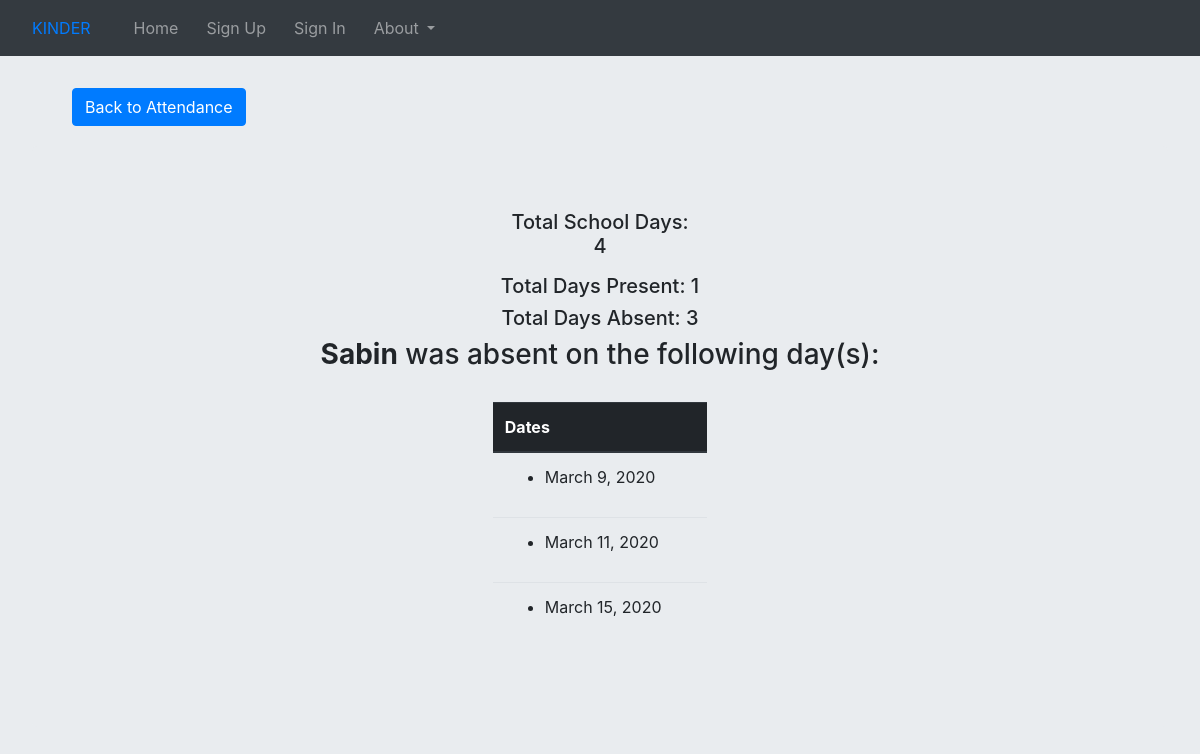
The page /home/attendance/1 on the database its author committed.
### second/models.py (models this page shows, shortened)
class Attend(models.Model):
    student = models.ForeignKey(SID, on_delete=models.CASCADE)
    @property
    def absentdayss(self):
        return self.absentday_set.count()
    @property
    def presentdayss(self):
        return self.presentday_set.count()
    @property
    def days(self):
        return self.absentday_set.all()

class SID(models.Model):
    full_name = models.CharField(max_length=30)
    roll = models.IntegerField()
    childid = models.IntegerField()
    teacher = models.ForeignKey(User, on_delete=models.CASCADE)

class Absentday(models.Model):
    name = models.ForeignKey(Attend, on_delete=models.CASCADE)
    date = models.DateField(default=timezone.now)

### second/views.py (the view)
# urls.py: path('attendance/<int:pk>', AttendanceDetailView.as_view(),
class AttendanceDetailView(DetailView):
    model = Attend
    template_name = 'attendance_detail.html'

### second/templates/attendance_detail.html (shortened to what this page needs)
{% extends "base1.html" %}
{% block base2 %}
<!DOCTYPE html>
<html lang="en">
<head>
</head>
<body style="padding-top: 58px;" class="jumbotron">
    <a class="btn btn-primary" href="{% url 'attendance' %}" style="margin-left: 40px; margin-top: 30px; margin-bottom: 20px;">Back to Attendance</a>
    <div class="jumbotron">
        <center>
        <h5>Total School Days:<p id="pd"></p></h5>
        <h5>Total Days Present: {{attend.presentdayss}}</h5>
        <h5>Total Days Absent: {{attend.absentdayss}}</h5>
        <h3><b>{{attend.student.full_name}}</b> was absent on the following day(s):</h3>
        <table class="table table-hover" style="margin-top: 30px; width: 20%">
            <thead class="thead-dark">
            <tr> <th>Dates</th></tr></thead>
            {% for d in attend.days %}
            <tr>
                <td><ul><li>{{d.date}}</li></ul></td>
            </tr>
            {% endfor %}
        </table>
        </center>
    </div>
</body>
</html>
{% endblock %}

### rows shown on the page
Attend: presentdayss "1", absentdayss "3", student.full_name "Sabin"
Absentday: date "March 9, 2020"
Absentday: date "March 11, 2020"
Absentday: date "March 15, 2020"
